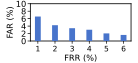

Source code (Python):
import os

import numpy as np
import matplotlib

matplotlib.use("TkAgg")
import matplotlib.pyplot as plt

# ===================== Data =====================
frr = ["1", "2", "3", "4", "5", "6"]
far = np.array([6.57, 4.24, 3.43, 3.03, 2.03, 1.62])

# ===================== Figure size =====================
cm_to_in = 1 / 2.54
fig_w = 3.5 * cm_to_in
fig_h = 1.6 * cm_to_in

# ===================== Global style =====================
plt.rcParams.update({
    "font.size": 6,
    "axes.labelsize": 6,
    "xtick.labelsize": 5.5,
    "ytick.labelsize": 6,
    "font.family": "sans-serif"
})

fig, ax = plt.subplots(figsize=(fig_w, fig_h))
fig.patch.set_facecolor("white")
ax.set_facecolor("white")

# ===================== Bar chart =====================
x = np.arange(len(frr))
bar_w = 0.34

ax.bar(
    x,
    far,
    width=bar_w,
    color="#4874CB",
    edgecolor="none",
    linewidth=0.3,
    zorder=3
)

# ===================== Axes =====================
ax.set_xticks(x)
ax.set_xticklabels(frr)

ax.set_xlabel("FRR (%)", labelpad=1)
ax.set_ylabel("FAR (%)", labelpad=1)

ax.set_ylim(0, 10)
ax.set_yticks([0, 2, 4, 6, 8, 10])

ax.tick_params(axis="both", pad=1, width=0.5, length=2)

# ===================== Spines =====================
for sp in ["left", "bottom", "top", "right"]:
    ax.spines[sp].set_visible(True)
    ax.spines[sp].set_linewidth(0.6)

# ===================== Layout =====================
plt.subplots_adjust(
    left=0.22,
    right=0.96,
    bottom=0.34,
    top=0.94
)

# ===================== Save =====================
out_name = os.path.splitext(os.path.basename(__file__))[0] + ".pdf"
out_path = os.path.join(os.path.dirname(__file__), out_name)
plt.savefig(out_path, format="pdf")
plt.show()
